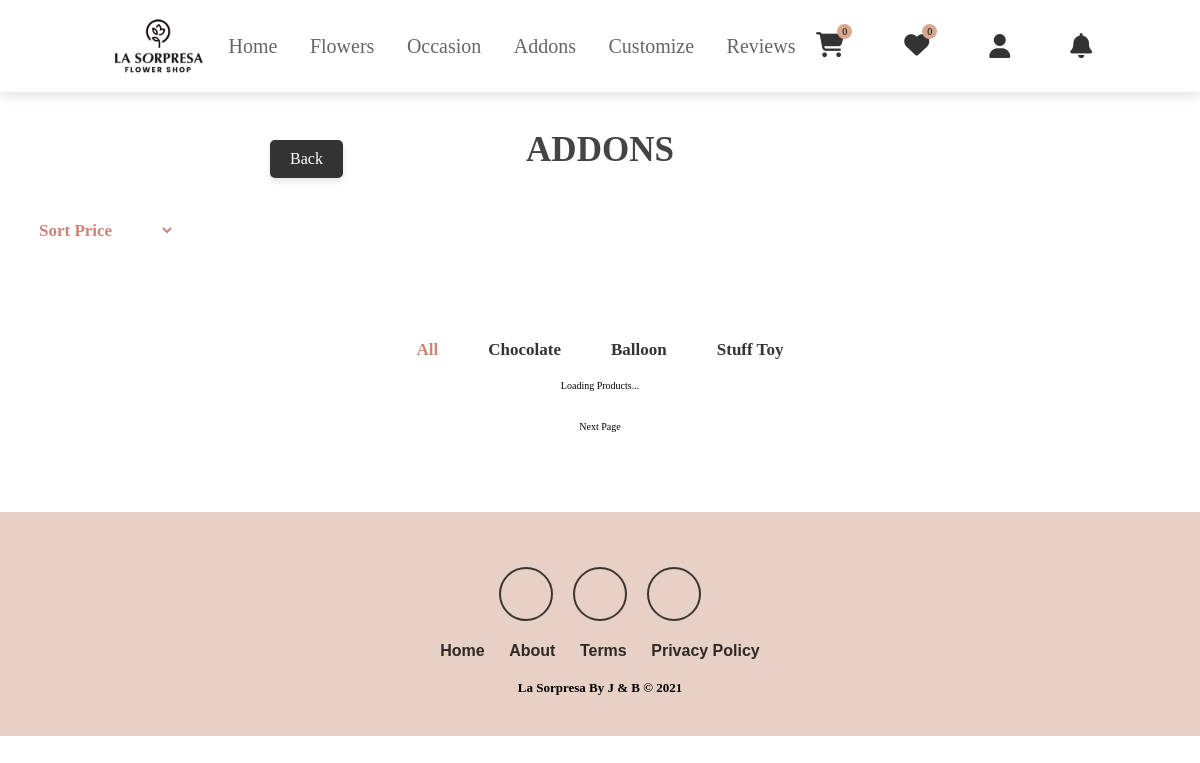
Page /users/addons.php on the committed database.
### tables this page shows
CREATE TABLE `end_category` (
  `ecat_id` int(11) NOT NULL,
  `ecat_name` varchar(255) NOT NULL,
  `mcat_id` int(11) NOT NULL
);

### users/addons.php (the view, shortened to what this page needs)
<?php
include("../admin/inc/config.php");
?>
<?php include('navuser.php'); ?>
<link rel="stylesheet" href="../css/navhead.css">
<section>
   <div class="container">
      <h3 class="title"> Addons </h3>
      <?php
$statement = $pdo->prepare("
    SELECT *
    FROM end_category t1
    JOIN mid_category t2
    ON t1.mcat_id = t2.mcat_id
    WHERE t1.mcat_id = 19 /* Only get categories for the mid-category with ID 19 */
    ORDER BY t1.ecat_id ASC
");
$statement->execute();
$result = $statement->fetchAll(PDO::FETCH_ASSOC);
?>
<?php include('back.php'); ?>
<div class="filter-condition">
    <select name="" id="select">
        <option value="Default">Sort Price</option>
    </select>
</div>
<ul class="indicator">
    <li data-filter="all" class="active">
        <a href="#" onclick="filterProducts('all')">All</a>
    </li>
    <?php
    if (!empty($result) && is_array($result)) {
        foreach ($result as $row) {
            echo '<li data-filter="' . htmlspecialchars($row['ecat_id']) . '">
                    <a href="#" onclick="filterProducts(' . htmlspecialchars($row['ecat_id']) . ')">' . htmlspecialchars($row['ecat_name']) . '</a>
                  </li>';
        }
    } else {
        echo '<li>No categories available.</li>';
    }
    ?>
</ul>
<div class="products-container" id="productContainer">
</div>
   <ul class="listPage">
        <li>Next Page </li>
   </ul>
</section>
<?php include('footers.php'); ?>
<?php include('../loading.php'); ?>

### css/footer.css (style rules this page uses)
:root { --pink: #e84393; --main: #d0bcb3; --font: #d18276; --button: #d6a98f; --footer: #e7d0c5 ; }

### css/main.css (style rules this page uses)
:root { --pink: #e84393; --main: #d0bcb3; --font: #d18276; --button: #d6a98f; --bg: rgb(233, 221, 204); }
* { margin: 0; padding: 0; font-family: "NudMotoya Maru W55 W5"; outline: none; border: none; text-decoration: none; text-transform: capitalize; transition: .2s linear; }
html { font-size: 62.5%; scroll-behavior: smooth; scroll-padding-top: 6rem; overflow-x: hidden; }
section { padding: 2rem 9%; }
.container { display: flex; padding: 20px; }

### css/navhead.css (style rules this page uses)
:root { --pink: #e84393; --pink: #e84393; --main: #d0bcb3; --font: #d18276; --button: #d6a98f; }
* { margin: 0; padding: 0; font-family: "NudMotoya Maru W55 W5"; outline: none; border: none; text-decoration: none; text-transform: capitalize; transition: .2s linear; }
html { font-size: 62.5%; scroll-behavior: smooth; scroll-padding-top: 6rem; overflow-x: hidden; }
.container { max-width: 100%; margin: 0 auto; padding: 3rem 2rem; display: flex; flex-direction: column; align-items: center; }
.container .title { font-size: 3.5rem; color: #444; margin-bottom: 1rem; text-transform: uppercase; text-align: center; padding-top: 8rem; white-space: nowrap; text-overflow: ellipsis; }
.container .products-container { display: grid; grid-template-columns: repeat(auto-fit, minmax(250px, 1fr)); gap: 1rem; justify-items: center; align-items: center; width: 100%; max-width: 1200px; }
.indicator { list-style: none; display: flex; justify-content: center; padding: 0; margin: 0 10px 20px; border-radius: 5px; }
.indicator li { margin: 0 10px; }
.indicator li a { text-decoration: none; padding: 10px 15px; color: #333; font-size: 1.7rem; font-weight: bold; border-radius: 3px; transition: color 0.3s; }
.indicator li.active a { color: var(--font); }
.indicator li { color: #6c757d; font-family: "NudMotoya Maru W55 W5"; }
.filter-condition { padding: 20px; height: 100px; font-size: 1.7rem; font-weight: bold; margin-left: -100rem; margin-top: 20px; border-top-left-radius: 10px; border-bottom-left-radius: 10px; }
.filter-condition select { width: 150px; padding: 0 0 0 10px; font-size: 1.7rem; border: none; outline: none; font-weight: bold; color: var(--font); background: transparent; cursor: pointer; border-top-left-radius: 5px; border-bottom-left-radius: 5px; }
.listPage { padding:10px; text-align: center; list-style: none; }
.listPage li { background-color: #ffffffBD; padding:20px; display: inline-block; margin:0 10px; cursor: pointer; }

### rows in the picture
end_category: ecat_name "Chocolate"
end_category: ecat_name "Balloon"
end_category: ecat_name "Stuff Toy"

### other values in the picture
$count "0"
